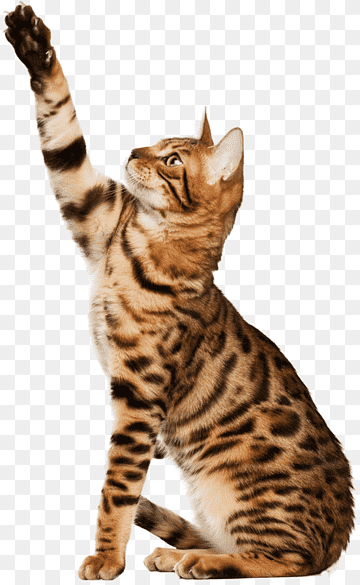
#> input picture lab1/pictures_src/cat.png, 360 x 585 px
$ python lab1.py
#> lines starting #> are read from the running program, lines starting #| are printed output that depends on the picture
from PIL import Image
import numpy as np
from os import path

# Функция для преобразования изображения в NumPy массив
def image_to_array(image_name: str) -> np.ndarray:
#> called with image_name = 'cat.png'
    file_path = path.join('pictures_src', image_name)
    if not path.exists(file_path):
        raise FileNotFoundError(f"File not found: {file_path}")
    img_src = Image.open(file_path).convert('RGB')
#> img_src is the input picture: PIL image 360x585 RGB; mean R, G, B 202.7, 186.9, 173.4
    return np.array(img_src)

# Функция для сохранения изображения
def save_image(image_array, filename):
    img = Image.fromarray(image_array.astype(np.uint8))
    img.save(path.join('pictures_results', filename))

# 1. Цветовые модели
# 1.1 Выделение компонентов R, G, B
def extract_rgb_components(image_name):
    img = image_to_array(image_name)
    R, G, B = img[:, :, 0], img[:, :, 1], img[:, :, 2]
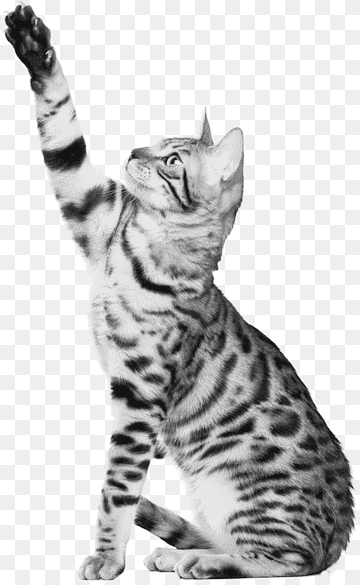
#> R: shape (585, 360); min 19, max 255, mean 202.7
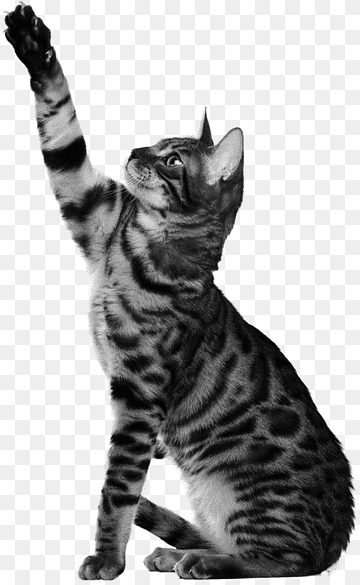
#> B: shape (585, 360); min 4, max 255, mean 173.4
    save_image(np.stack([R, np.zeros_like(R), np.zeros_like(R)], axis=2), f'R_{image_name}')
    save_image(np.stack([np.zeros_like(G), G, np.zeros_like(G)], axis=2), f'G_{image_name}')
    save_image(np.stack([np.zeros_like(B), np.zeros_like(B), B], axis=2), f'B_{image_name}')

# 1.2 Преобразование в HSI и сохранение яркостной компоненты
def rgb_to_hsi(image_name):
#> called with image_name = 'cat.png'
    img = image_to_array(image_name).astype(np.float32) / 255.0
#> img: shape (585, 360, 3) float32
    R, G, B = img[:, :, 0], img[:, :, 1], img[:, :, 2]

    I = (R + G + B) / 3
    save_image((I * 255).astype(np.uint8), f'I_{image_name}')

# 1.3 Инвертирование яркостной компоненты
def invert_intensity(image_name):
#> called with image_name = 'cat.png'
    img = image_to_array(image_name).astype(np.float32) / 255.0
    R, G, B = img[:, :, 0], img[:, :, 1], img[:, :, 2]
    I = (R + G + B) / 3
    inverted_I = 1 - I
    factor = inverted_I / (I + 1e-10)
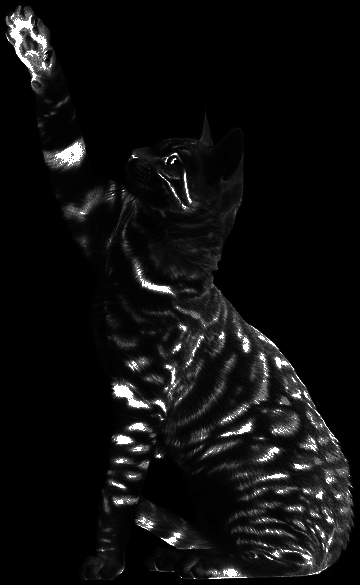
#> factor: shape (585, 360) float32; min 0, max 22.91, mean 1.4; drawn with min black and max white
    R_new, G_new, B_new = R * factor, G * factor, B * factor
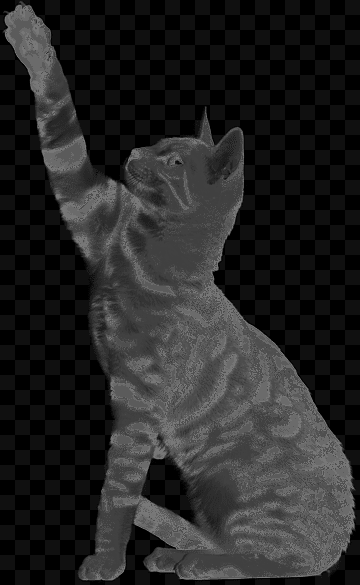
#> B_new: shape (585, 360) float32; min 0, max 0.478, mean 0.151
    inverted_img = np.stack([R_new, G_new, B_new], axis=2) * 255
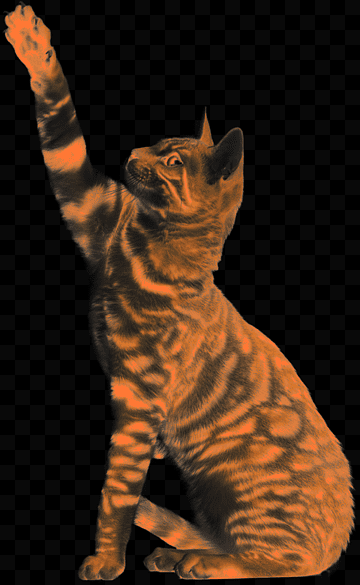
#> inverted_img: shape (585, 360, 3) float32; mean of channels 0, 1, 2 99.1, 64.3, 38.5; drawn with min black and max white
    save_image(inverted_img.astype(np.uint8), f'Inverted_{image_name}')
#> in save_image (call 5), `img = Image.fromarray(image_array.astype(np.uint8))`:
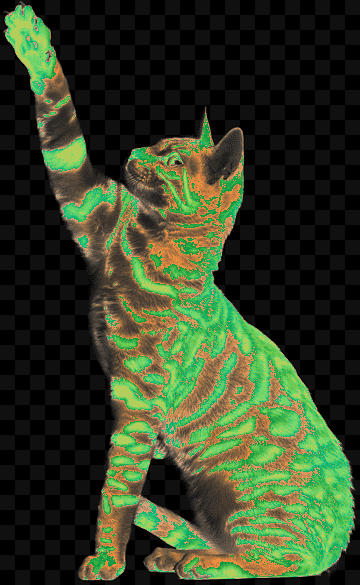
#> img: PIL image 360x585 RGB; mean R, G, B 51.9, 63.8, 38

# 2. Передискретизация
# Основная функция передискретизации
def one_step_resampling(img: np.ndarray, factor: float, f1, f2):
#> called with factor = 2
    dimensions = img.shape[0:2]
#> dimensions = (585, 360)
    new_dimensions = tuple(f1(dimension, factor) for dimension in dimensions)
#> new_dimensions = (1170, 720)
    new_shape = (*new_dimensions, img.shape[2])
#> new_shape = (1170, 720, 3)
    new_img = np.empty(new_shape, dtype=np.uint8)
    for x in range(new_dimensions[0]):
        for y in range(new_dimensions[1]):
            new_img[x, y] = img[
                min(f2(x, factor), dimensions[0] - 1),
                min(f2(y, factor), dimensions[1] - 1)
            ]
    return new_img

# Растяжение (интерполяция) изображения в M раз
def stretch_image(image_name, M):
    img = image_to_array(image_name)
    stretched_img = one_step_resampling(img, M, lambda a, b: int(a * b), lambda a, b: int(round(a / b)))
    save_image(stretched_img, f'Stretched_M{M}_{image_name}')

# Сжатие (децимация) изображения в N раз
def compress_image(image_name, N):
    img = image_to_array(image_name)
    compressed_img = one_step_resampling(img, N, lambda a, b: int(round(a / b)), lambda a, b: int(a * b))
    save_image(compressed_img, f'Compressed_N{N}_{image_name}')

# Передискретизация в K = M/N раз за два прохода
def two_step_resampling(image_name, M, N):
    img = image_to_array(image_name)
    stretched_img = one_step_resampling(img, M, lambda a, b: int(a * b), lambda a, b: int(round(a / b)))
    resampled_img = one_step_resampling(stretched_img, N, lambda a, b: int(round(a / b)), lambda a, b: int(a * b))
#> call 4 of one_step_resampling, with factor = 3
#> after the loop in one_step_resampling (call 4), `for x in range(new_dimensions[0]):`:
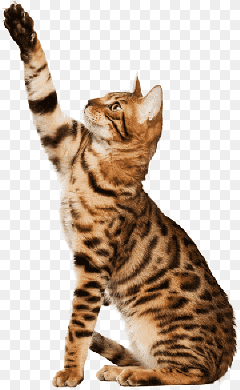
#> new_img: shape (390, 240, 3); mean R, G, B 202.8, 187, 173.5
    save_image(resampled_img, f'Resampled_K{M}_to_{N}_{image_name}')

# Передискретизация в K раз за один проход
def one_step_resampling_k(image_name, K):
    img = image_to_array(image_name)
    resampled_img = one_step_resampling(img, K, lambda a, b: int(round(a * b)), lambda a, b: int(round(a / b)))
    save_image(resampled_img, f'Resampled_K{K}_{image_name}')

# Главная функция для выполнения всех операций
def main(image_name):
    print("Processing image:", image_name)

    # 1. Цветовые модели
    print("Extracting RGB components...")
    extract_rgb_components(image_name)

    print("Converting to HSI and saving intensity component...")
    rgb_to_hsi(image_name)

    print("Inverting intensity component...")
    invert_intensity(image_name)

    # 2. Передискретизация
    M = 2  # Коэффициент растяжения
    N = 3  # Коэффициент сжатия
    K = M / N  # Общий коэффициент передискретизации

    print(f"Stretching image by factor {M}...")
    stretch_image(image_name, M)

    print(f"Compressing image by factor {N}...")
    compress_image(image_name, N)

    print(f"Resampling image in two steps (K = {M}/{N})...")
    two_step_resampling(image_name, M, N)

    print(f"Resampling image in one step (K = {K})...")
    one_step_resampling_k(image_name, K)

    print("All operations completed.")

if __name__ == "__main__":
    image_name = "cat.png"
    main(image_name)
